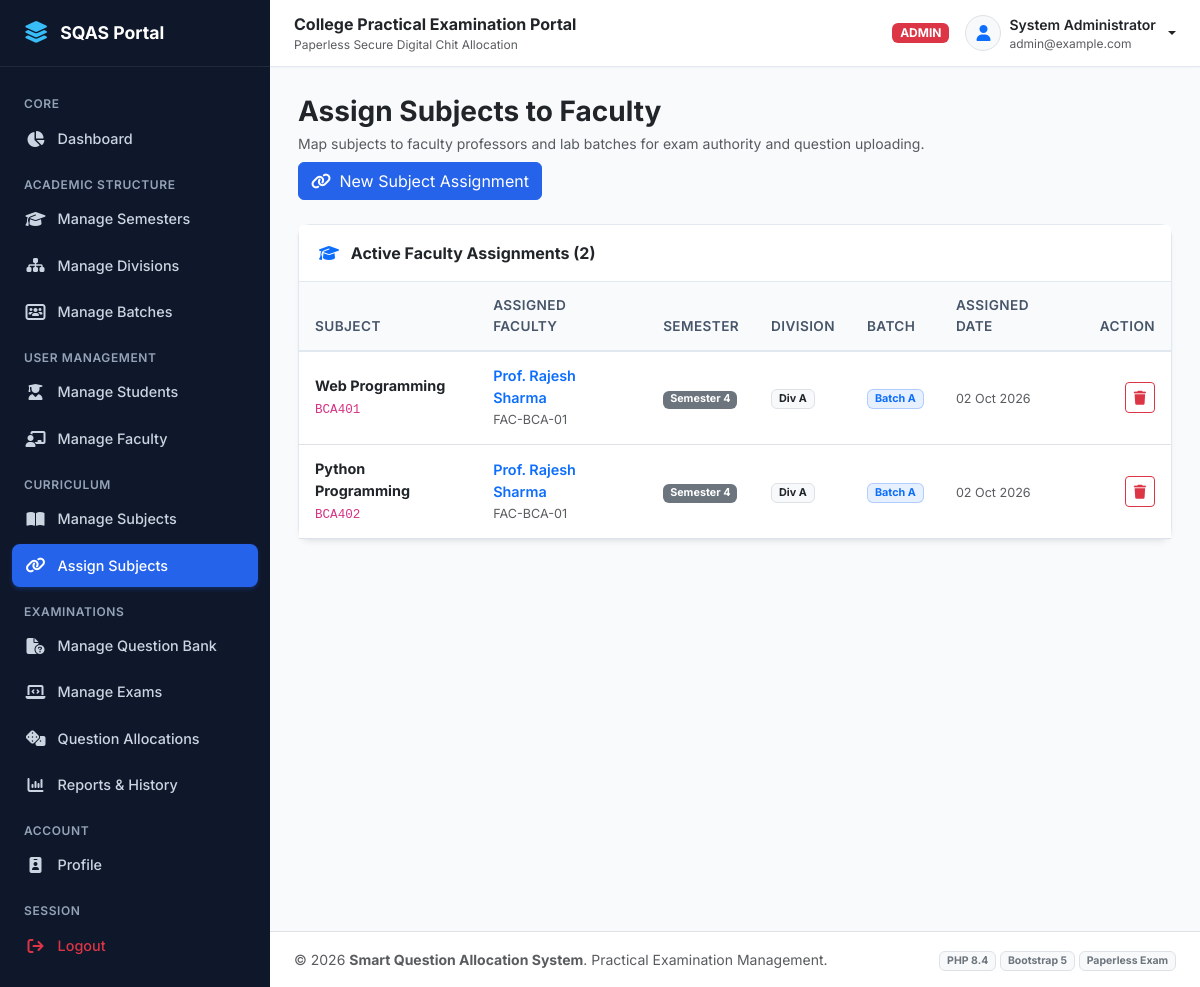
The app's page /admin/assignments.php (signed in) with its own data.
### tables this page shows
CREATE TABLE `faculty_subjects` (
  `assignment_id` INT AUTO_INCREMENT PRIMARY KEY,
  `faculty_id` INT NOT NULL,
  `subject_id` INT NOT NULL,
  `semester_id` INT NOT NULL,
  `division_id` INT NOT NULL,
  `batch_id` INT DEFAULT NULL,
  `assigned_at` TIMESTAMP DEFAULT CURRENT_TIMESTAMP,
  FOREIGN KEY (`faculty_id`) REFERENCES `faculty`(`faculty_id`) ON DELETE CASCADE,
  FOREIGN KEY (`subject_id`) REFERENCES `subjects`(`subject_id`) ON DELETE CASCADE,
  FOREIGN KEY (`semester_id`) REFERENCES `semesters`(`semester_id`) ON DELETE CASCADE,
  FOREIGN KEY (`division_id`) REFERENCES `divisions`(`division_id`) ON DELETE CASCADE,
  FOREIGN KEY (`batch_id`) REFERENCES `batches`(`batch_id`) ON DELETE SET NULL
);

CREATE TABLE `subjects` (
  `subject_id` INT AUTO_INCREMENT PRIMARY KEY,
  `subject_code` VARCHAR(50) NOT NULL UNIQUE,
  `subject_name` VARCHAR(150) NOT NULL,
  `semester_id` INT NOT NULL,
  `status` ENUM('active', 'inactive') NOT NULL DEFAULT 'active',
  `created_at` TIMESTAMP DEFAULT CURRENT_TIMESTAMP,
  FOREIGN KEY (`semester_id`) REFERENCES `semesters`(`semester_id`) ON DELETE CASCADE
);

CREATE TABLE `users` (
  `user_id` INT AUTO_INCREMENT PRIMARY KEY,
  `name` VARCHAR(100) NOT NULL,
  `email` VARCHAR(100) NOT NULL UNIQUE,
  `username` VARCHAR(50) NOT NULL UNIQUE,
  `password` VARCHAR(255) NOT NULL,
  `role` ENUM('admin', 'faculty', 'student') NOT NULL,
  `status` ENUM('active', 'inactive') NOT NULL DEFAULT 'active',
  `created_at` TIMESTAMP DEFAULT CURRENT_TIMESTAMP,
  `updated_at` TIMESTAMP DEFAULT CURRENT_TIMESTAMP ON UPDATE CURRENT_TIMESTAMP,
  INDEX `idx_users_role` (`role`),
  INDEX `idx_users_status` (`status`)
);

CREATE TABLE `faculty` (
  `faculty_id` INT AUTO_INCREMENT PRIMARY KEY,
  `user_id` INT NOT NULL UNIQUE,
  `faculty_code` VARCHAR(50) NOT NULL UNIQUE,
  `department` VARCHAR(100) NOT NULL DEFAULT 'Computer Applications',
  `designation` VARCHAR(100) NOT NULL DEFAULT 'Assistant Professor',
  `status` ENUM('active', 'inactive') NOT NULL DEFAULT 'active',
  `created_at` TIMESTAMP DEFAULT CURRENT_TIMESTAMP,
  FOREIGN KEY (`user_id`) REFERENCES `users`(`user_id`) ON DELETE CASCADE
);

CREATE TABLE `semesters` (
  `semester_id` INT AUTO_INCREMENT PRIMARY KEY,
  `semester_name` VARCHAR(50) NOT NULL,
  `semester_code` VARCHAR(20) NOT NULL UNIQUE,
  `status` ENUM('active', 'inactive') NOT NULL DEFAULT 'active',
  `created_at` TIMESTAMP DEFAULT CURRENT_TIMESTAMP
);

CREATE TABLE `divisions` (
  `division_id` INT AUTO_INCREMENT PRIMARY KEY,
  `division_name` VARCHAR(20) NOT NULL UNIQUE,
  `status` ENUM('active', 'inactive') NOT NULL DEFAULT 'active',
  `created_at` TIMESTAMP DEFAULT CURRENT_TIMESTAMP
);

CREATE TABLE `batches` (
  `batch_id` INT AUTO_INCREMENT PRIMARY KEY,
  `batch_name` VARCHAR(50) NOT NULL,
  `semester_id` INT NOT NULL,
  `division_id` INT NOT NULL,
  `start_roll_no` INT NOT NULL,
  `end_roll_no` INT NOT NULL,
  `status` ENUM('active', 'inactive') NOT NULL DEFAULT 'active',
  `created_at` TIMESTAMP DEFAULT CURRENT_TIMESTAMP,
  INDEX `idx_batch_sem_div` (`semester_id`, `division_id`),
  FOREIGN KEY (`semester_id`) REFERENCES `semesters`(`semester_id`) ON DELETE CASCADE,
  FOREIGN KEY (`division_id`) REFERENCES `divisions`(`division_id`) ON DELETE CASCADE
);

### includes/functions.php (called while the page is built, shortened)
<?php
function e($string) {
    return htmlspecialchars((string)$string, ENT_QUOTES, 'UTF-8');
}
function format_date($dateStr) {
    return date('d M Y', strtotime($dateStr));
}

### admin/assignments.php (the view, shortened to what this page needs)
<?php
require_once __DIR__ . '/../includes/functions.php';
$assignments = $pdo->query("
    SELECT fs.*, u.name as faculty_name, f.faculty_code, s.subject_code, s.subject_name,
           sem.semester_name, d.division_name, b.batch_name
    FROM faculty_subjects fs
    JOIN faculty f ON fs.faculty_id = f.faculty_id
    JOIN users u ON f.user_id = u.user_id
    JOIN subjects s ON fs.subject_id = s.subject_id
    JOIN semesters sem ON fs.semester_id = sem.semester_id
    JOIN divisions d ON fs.division_id = d.division_id
    LEFT JOIN batches b ON fs.batch_id = b.batch_id
    ORDER BY s.subject_code ASC, u.name ASC
")->fetchAll();
include __DIR__ . '/../includes/header.php';
?>
<div class="d-flex justify-content-between align-items-center mb-4 flex-wrap gap-2">
    <div>
        <h3 class="fw-bold text-dark mb-1">Assign Subjects to Faculty</h3>
        <p class="text-muted small mb-0">Map subjects to faculty professors and lab batches for exam authority and question uploading.</p>
    </div>
    <button class="btn btn-primary" data-bs-toggle="modal" data-bs-target="#assignModal">
        <i class="fa-solid fa-link me-1"></i> New Subject Assignment
    </button>
</div>
<div class="card">
    <div class="card-header bg-white d-flex justify-content-between align-items-center">
        <span class="fw-bold text-dark"><i class="fa-solid fa-graduation-cap me-2 text-primary"></i> Active Faculty Assignments (<?= count($assignments) ?>)</span>
    </div>
    <div class="card-body p-0">
        <div class="table-responsive">
            <table class="table table-hover align-middle mb-0">
                <thead>
                    <tr>
                        <th>Subject</th>
                        <th>Assigned Faculty</th>
                        <th>Semester</th>
                        <th>Division</th>
                        <th>Batch</th>
                        <th>Assigned Date</th>
                        <th class="text-end">Action</th>
                    </tr>
                </thead>
                <tbody>
                    <?php if (empty($assignments)): ?>
                        <tr><td colspan="7" class="text-center text-muted py-4">No subject assignments created yet.</td></tr>
                    <?php else: ?>
                        <?php foreach ($assignments as $a): ?>
                            <tr>
                                <td>
                                    <div class="fw-bold text-dark"><?= e($a['subject_name']) ?></div>
                                    <code><?= e($a['subject_code']) ?></code>
                                </td>
                                <td>
                                    <div class="fw-semibold text-primary"><?= e($a['faculty_name']) ?></div>
                                    <small class="text-muted"><?= e($a['faculty_code']) ?></small>
                                </td>
                                <td><span class="badge bg-secondary"><?= e($a['semester_name']) ?></span></td>
                                <td><span class="badge bg-light text-dark border">Div <?= e($a['division_name']) ?></span></td>
                                <td>
                                    <?php if ($a['batch_name']): ?>
                                        <span class="badge bg-primary bg-opacity-10 text-primary border border-primary border-opacity-25"><?= e($a['batch_name']) ?></span>
                                    <?php else: ?>
                                        <span class="badge bg-light text-muted border">All Batches</span>
                                    <?php endif; ?>
                                </td>
                                <td><small class="text-muted"><?= format_date($a['assigned_at']) ?></small></td>
                                <td class="text-end">
                                    <a href="assignments.php?action=delete&id=<?= $a['assignment_id'] ?>" class="btn btn-sm btn-outline-danger" data-confirm="Remove this faculty subject assignment?" title="Remove Assignment">
                                        <i class="fa-solid fa-trash"></i>
                                    </a>
                                </td>
                            </tr>
                        <?php endforeach; ?>
                    <?php endif; ?>
                </tbody>
            </table>
        </div>
    </div>
</div>
<?php include __DIR__ . '/../includes/footer.php'; ?>

### records on screen
faculty_subjects: subject.subject_name "Web Programming", subject.subject_code "BCA401", users.name "Prof. Rajesh Sharma", faculty.faculty_code "FAC-BCA-01", semester.semester_name "Semester 4", division.division_name "A", batch.batch_name "Batch A", assigned_at "02 Oct 2026"
faculty_subjects: subject.subject_name "Python Programming", subject.subject_code "BCA402", users.name "Prof. Rajesh Sharma", faculty.faculty_code "FAC-BCA-01", semester.semester_name "Semester 4", division.division_name "A", batch.batch_name "Batch A", assigned_at "02 Oct 2026"

### other values on screen
$currentUser['role'] "ADMIN"
$currentUser['name'] "System Administrator"
$currentUser['email'] "admin@example.com"
count($assignments) "2"
APP_NAME "Smart Question Allocation System"
PHP_MAJOR_VERSION "8"
PHP_MINOR_VERSION "4"
